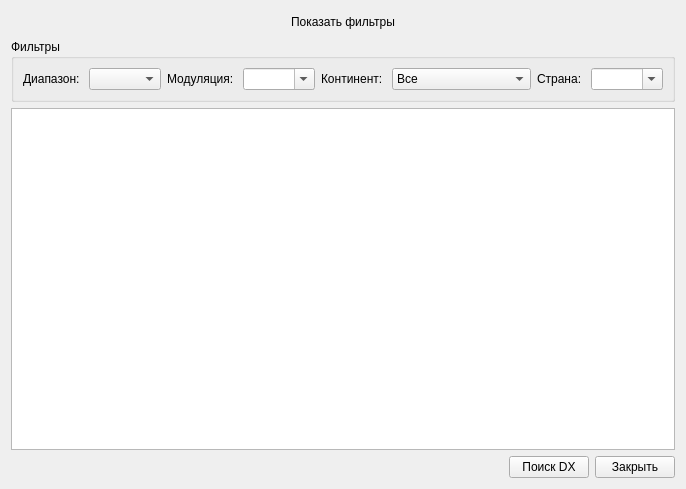
<?xml version="1.0" encoding="UTF-8"?>
<ui version="4.0">
 <class>SpotViewer</class>
 <widget class="QDialog" name="SpotViewer">
  <property name="geometry">
   <rect>
    <x>0</x>
    <y>0</y>
    <width>651</width>
    <height>489</height>
   </rect>
  </property>
  <property name="windowTitle">
   <string>Монитор спотов</string>
  </property>
  <layout class="QVBoxLayout" name="verticalLayout">
   <item>
    <widget class="QPushButton" name="filterButton">
     <property name="text">
      <string>Показать фильтры</string>
     </property>
     <property name="flat">
      <bool>true</bool>
     </property>
    </widget>
   </item>
   <item>
    <widget class="QGroupBox" name="filterGroupBox">
     <property name="minimumSize">
      <size>
       <width>0</width>
       <height>60</height>
      </size>
     </property>
     <property name="title">
      <string>Фильтры</string>
     </property>
     <layout class="QHBoxLayout" name="horizontalLayout_3">
      <item>
       <layout class="QHBoxLayout" name="horizontalLayout_2">
        <item>
         <widget class="QLabel" name="label">
          <property name="text">
           <string>Диапазон: </string>
          </property>
         </widget>
        </item>
        <item>
         <widget class="QComboBox" name="bandCombo"/>
        </item>
        <item>
         <widget class="QLabel" name="label_2">
          <property name="text">
           <string>Модуляция: </string>
          </property>
         </widget>
        </item>
        <item>
         <widget class="QComboBox" name="modeCombo">
          <property name="editable">
           <bool>true</bool>
          </property>
         </widget>
        </item>
        <item>
         <widget class="QLabel" name="label_3">
          <property name="text">
           <string>Континент: </string>
          </property>
         </widget>
        </item>
        <item>
         <widget class="QComboBox" name="contCombo">
          <item>
           <property name="text">
            <string>Все</string>
           </property>
          </item>
          <item>
           <property name="text">
            <string>Африка</string>
           </property>
          </item>
          <item>
           <property name="text">
            <string>Азия</string>
           </property>
          </item>
          <item>
           <property name="text">
            <string>Европа</string>
           </property>
          </item>
          <item>
           <property name="text">
            <string>Океания</string>
           </property>
          </item>
          <item>
           <property name="text">
            <string>Южная Америка</string>
           </property>
          </item>
          <item>
           <property name="text">
            <string>Северная Америка</string>
           </property>
          </item>
         </widget>
        </item>
        <item>
         <widget class="QLabel" name="label_4">
          <property name="text">
           <string>Страна: </string>
          </property>
         </widget>
        </item>
        <item>
         <widget class="QComboBox" name="countryCombo">
          <property name="editable">
           <bool>true</bool>
          </property>
         </widget>
        </item>
        <item>
         <spacer name="horizontalSpacer_2">
          <property name="orientation">
           <enum>Qt::Horizontal</enum>
          </property>
          <property name="sizeHint" stdset="0">
           <size>
            <width>40</width>
            <height>20</height>
           </size>
          </property>
         </spacer>
        </item>
       </layout>
      </item>
     </layout>
    </widget>
   </item>
   <item>
    <widget class="QTableView" name="tableView">
     <property name="editTriggers">
      <set>QAbstractItemView::NoEditTriggers</set>
     </property>
     <property name="selectionMode">
      <enum>QAbstractItemView::SingleSelection</enum>
     </property>
     <property name="selectionBehavior">
      <enum>QAbstractItemView::SelectRows</enum>
     </property>
     <attribute name="verticalHeaderVisible">
      <bool>false</bool>
     </attribute>
    </widget>
   </item>
   <item>
    <layout class="QHBoxLayout" name="horizontalLayout">
     <item>
      <spacer name="horizontalSpacer">
       <property name="orientation">
        <enum>Qt::Horizontal</enum>
       </property>
       <property name="sizeHint" stdset="0">
        <size>
         <width>40</width>
         <height>20</height>
        </size>
       </property>
      </spacer>
     </item>
     <item>
      <widget class="QPushButton" name="searchButton">
       <property name="text">
        <string>Поиск DX</string>
       </property>
      </widget>
     </item>
     <item>
      <widget class="QPushButton" name="pushButton">
       <property name="text">
        <string>Закрыть</string>
       </property>
      </widget>
     </item>
    </layout>
   </item>
  </layout>
 </widget>
 <resources/>
 <connections/>
</ui>
